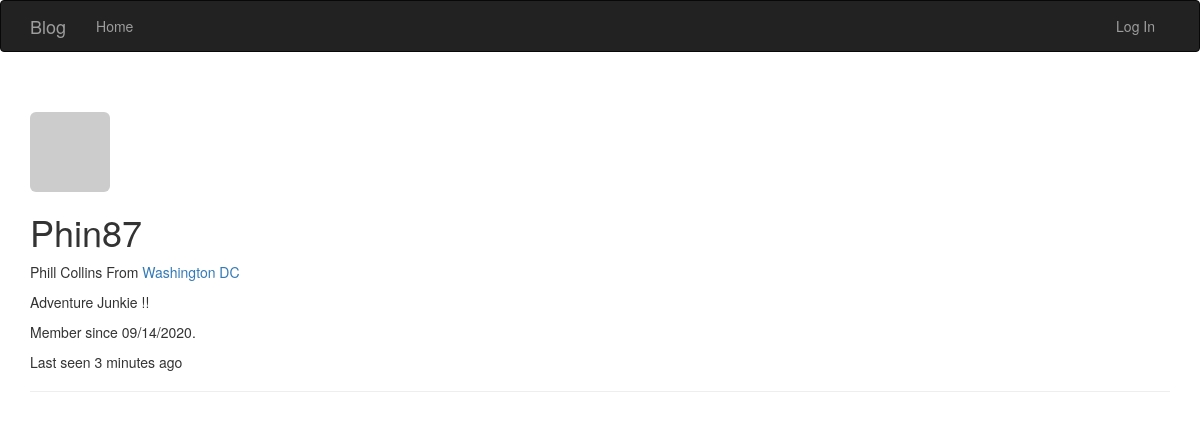
Screenshot of /user/Phin87 with the database file from the repository.
### app/models.py (models this page shows, shortened)
class User(UserMixin, db.Model):
    __tablename__='users'
    id = db.Column(db.Integer, primary_key=True)
    email = db.Column(db.String(64), unique=True)
    name = db.Column(db.String(64))
    username = db.Column(db.String(64), unique=True, index=True)
    password_hash = db.Column(db.String(128))
    role_id = db.Column(db.Integer, db.ForeignKey('roles.id'))
    location = db.Column(db.String(64))
    bio = db.Column(db.Text())
    member_since = db.Column(db.DateTime(), default = datetime.utcnow)
    last_seen = db.Column(db.DateTime(), default = datetime.utcnow)
    @property
    def password(self):
        raise AttributeError('password is not readable')
    def gravatar(self, size=100, default='identicon', rating='g'):
        url = 'http://secure.gravatar.com/avatar'
        hash = hashlib.md5(self.email.lower().encode('utf-8')).hexdigest()
        return '{url}/{hash}?s={size}&d={default}&r={rating}'.format(url=url, hash=hash, size=size, default=default, rating=rating)

### app/main/views.py (the view)
@main.route('/user/<username>')
def user(username):
    user = User.query.filter_by(username = username).first_or_404()
    return render_template('user.html', user=user)

### app/auth/views.py (called while the page is built)
@auth.before_app_request
def before_request():
    if current_user.is_authenticated:
        current_user.ping()

### app/main/__init__.py (called while the page is built)
@main.app_context_processor
def inject_permission():
    return dict(Permission = Permission)

### app/templates/user.html (shortened to what this page needs)
{% extends "base.html" %}
{% block page_content%}
<div class="page-header">
    <img class="img-rounded profile-thumbnail" src="{{ user.gravatar() }}">
    <div class="profile-header">
        <h1>{{user.username}}</h1>
        {% if user.name or user.location%}
        <p>
            {% if user.name %}{{user.name}}{% endif %}
            {% if user.location %}
                From <a href="http://maps.google.com/?q={{ user.location }}">
                    {{user.location}}
                </a>
            {% endif %}
        </p>
        {% endif %}
        {% if user.bio %}<p>{{user.bio}}</p>{% endif %}
        <p>
            Member since {{moment(user.member_since).format('L')}}.
            <p>Last seen {{moment(user.last_seen).fromNow()}}</p>
        </p>
    </div>
</div>
{% endblock %}

### rows the page displays
User: username "Phin87", name "Phill Collins", location "Washington DC", bio "Adventure Junkie !!", member_since "09/14/2020", last_seen "3 minutes ago"
